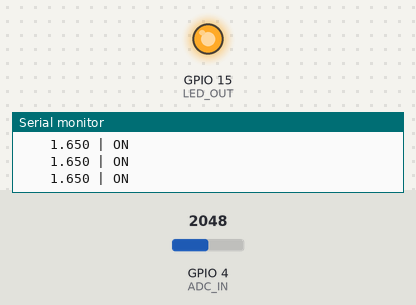
Bench run of a program on a simulated ESP32-S3. Shown: output pins drawn as LEDs (lit = HIGH), the last lines printed to the serial monitor. The inputs (shaded band) are chosen by the test bench; at power-on: GPIO 4 (ADC_IN) = 2048 (analog values on the 0–4095 scale).

Above: at 1.2 s.
1.3 s: GPIO 4 (ADC_IN) set to 3056
2.8 s: GPIO 4 (ADC_IN) set to 3178
At 4.1 s:
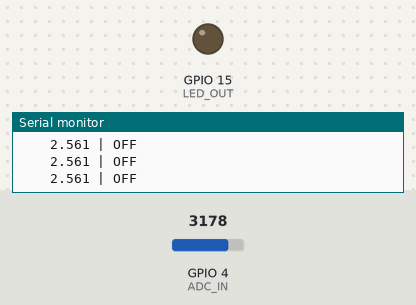
4.5 s: GPIO 4 (ADC_IN) set to 2671
6.0 s: GPIO 4 (ADC_IN) set to 2556
At 6.8 s:
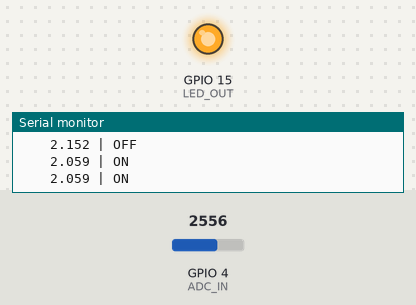
7.5 s: GPIO 4 (ADC_IN) set to 3603
At 8.2 s:
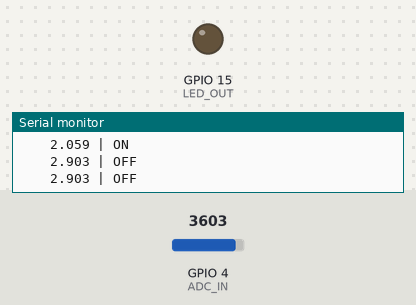
Timing chart, 0 to 10.0 s (numbered marks = the images above; inputs shaded):
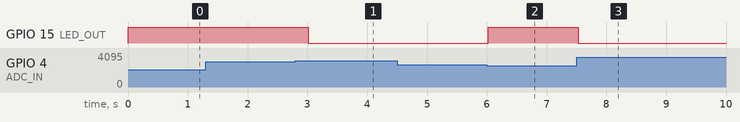

The program:

main.cpp
```cpp
#include <Arduino.h>

#define ADC_IN 4
#define LED_OUT 15

#define VOLTAGE_THRESHOLD_MV 2300
#define HYSTERESIS_MV 200

#define ADC_SAMPLES 16
#define LOOP_DELAY_MS 500

uint32_t readMilliVoltsAverage(uint8_t samples) {
    uint32_t sum = 0;
    for (uint8_t i = 0; i < samples; ++i) {
        sum += analogReadMilliVolts(ADC_IN);
    }
    return sum / samples;
}


void setup() {
    Serial.begin(115200);
    analogReadResolution(12);
    pinMode(ADC_IN, INPUT);
    pinMode(LED_OUT, OUTPUT);

    Serial.println();
    Serial.println("ESP32 ADC + LED threshold control");
    Serial.printf("Threshold: %.2f V, hysteresis: +/- %.2f V\n",
                  VOLTAGE_THRESHOLD_MV / 1000.0f,
                  HYSTERESIS_MV / 1000.0f);
    Serial.println("Voltage(V) | LED");
}

void loop() {
    static bool ledState = false;

    const uint32_t voltageMilliVolts = readMilliVoltsAverage(ADC_SAMPLES);
    const float voltage = voltageMilliVolts / 1000.0f;

    const uint32_t lowThresholdMilliVolts = VOLTAGE_THRESHOLD_MV - HYSTERESIS_MV;
    const uint32_t highThresholdMilliVolts = VOLTAGE_THRESHOLD_MV + HYSTERESIS_MV;

    if (voltageMilliVolts < lowThresholdMilliVolts) {
        ledState = true;
    } else if (voltageMilliVolts > highThresholdMilliVolts) {
        ledState = false;
    }
    digitalWrite(LED_OUT, ledState ? HIGH : LOW);

    Serial.printf("%9.3f | %s\n", voltage, ledState ? "ON" : "OFF");

    delay(LOOP_DELAY_MS);
}
```

Measured:
- the behaviour switches between 3103 and 3104 on GPIO 4 (ADC_IN) (found by bisection; images 0 and 1)
- the behaviour switches between 2606 and 2605 on GPIO 4 (ADC_IN) (found by bisection; images 1 and 2)
- after the input at 2.8 s, GPIO 15 (LED_OUT): HIGH → LOW after 0.22 s
- after the input at 6.0 s, GPIO 15 (LED_OUT): LOW → HIGH at once
- after the input at 7.5 s, GPIO 15 (LED_OUT): HIGH → LOW at once
